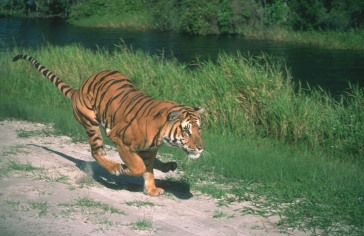
%> input picture tigre.jpg, 364 x 236 px
$ octave KMImageMain.m   (GNU Octave 9; MATLAB toolbox functions it lacks are replaced by stand-ins)
%> lines starting %> are read from the running program, lines starting %| are printed output that depends on the picture
### KMFeatures.m
function F= KMFeatures(I, num_rows, num_cols)
%clear
%clc
    %load('TigerWorkKMFeatures1');
    numberOfPixels=num_rows*num_cols;
    matrixOfFeatures=zeros(numberOfPixels,5);%85904
    pixelCounter=0;
    rowCounter=0;
    for i=1:num_rows
        rowCounter=rowCounter+1;
        colCounter=0;
        for j=1:num_cols
            colCounter=colCounter+1;
            pixelCounter=pixelCounter+1;
            %red
            matrixOfFeatures(pixelCounter,3)=I(i,j,1);
            %green
            matrixOfFeatures(pixelCounter,4)=I(i,j,2);
            %blue
            matrixOfFeatures(pixelCounter,5)=I(i,j,3);
            %x
            matrixOfFeatures(pixelCounter,1)=rowCounter;
            matrixOfFeatures(pixelCounter,2)=colCounter;
        end
    end
    F=matrixOfFeatures;
end

### KMNormalizeMatrix.m
function [N,MV]= KMNormalizeMatrix(Features)
     c=0;
     for i=1:5
        c=c+1;
        sizeFeatures=size(Features,1);
        maxValue(i)=max(Features(:,i));
        for j=1:sizeFeatures
            FeaturesNorm(j,i)=Features(j,i)/maxValue(i);
        end
    end
    N=FeaturesNorm;
    MV=maxValue;
end

### KMWeight.m
function [FW,WC]= KMWeight(FeaturesNorm,W)
    FeaturesWeighted=FeaturesNorm;
    if W>0
        WP= W;
        WC=1-W;
        for i=1:2
            FeaturesWeighted(:,i)=FeaturesNorm(:,i)*WP;
            %maxValueWeighted(i)=max(FeaturesWeighted(i));
            %MaxValueWeighted(:,i)=MaxValue*.75;
        end
        for i=3:5
            FeaturesWeighted(:,i)=FeaturesNorm(:,i)*WC;
            %maxValueWeighted(i)=max(FeaturesWeighted(i));
            %MaxValueWeighted(:,i)=MaxValue*.25;
        end

        FW=FeaturesWeighted;
        WC=WC;
       % MVW=MaxValueWeighted;
    else
        FW=FeaturesNorm;
        WC=1;
    end
end

### KMInitializeCentroids.m
function C= KMInitializeCentroids(FeaturesNorm, K)
    X=size(FeaturesNorm,1);
    aleatorios=randi(X,K,1);
    Centroids=zeros(K,5);
    for i=1:K
        for j=1:5
            Centroids(i,j)=FeaturesNorm(aleatorios(i),j);
        end
    end
    C=Centroids;
end
%tomate1 = 611262 pixeles 10000,300000,600000

### KMAssign.m
function[A]=KMAssign(gesturesD, CentroidsA)
N=size(gesturesD,1);%633
K=size(CentroidsA,1);%8
for i=1:N
    for j=1:K
        %deltas entre cada gesto de la muestra y el centroide
        distances(i,j)= norm(gesturesD(i,:)-CentroidsA(j,:));
    end
    distanceMin= min(distances(i,:));
    %se toma la distancia minima
    assignedCentroidT(i)=max(find(distances(i, :)==distanceMin));
end
%se transpone la matriz para facilitar lectura y comparacion
assignedCentroid= assignedCentroidT';
A=assignedCentroid;
end

### KMeans.m
function [GM,NC]= KMeans(FeaturesNorm, Centroids)
    contador=0;
    Converges=1;
    %se usan los centroides iniciales
    AssignCentroids= KMAssign(FeaturesNorm,Centroids);

    %mientras el algoritmo no converja
    while(Converges~=0)
        %indica cuantas iteraciones se necesitaron
        contador=contador+1;
        disp(contador);
        CentroidsNew= KMCentroidsNew(FeaturesNorm, AssignCentroids, Centroids);
        AssignCentroids2= KMAssign(FeaturesNorm,CentroidsNew);
        Converges= KMConverges(AssignCentroids,AssignCentroids2, CentroidsNew);
        %se mueven los valores nuevos a la matriz principal
        AssignCentroids=AssignCentroids2;
    end
    GM=AssignCentroids2;
    NC=CentroidsNew;

end

### KMCentroidsNew.m
function[B]=KMCentroidsNew(gesturesD, assignedCentroids, Centroids)

    for i=1:size(Centroids,1)%8

        %tomo la muestra en una nueva matriz
        centroidK=gesturesD;
        %la columna 19 es para el centroide
        centroidK(:,19)=assignedCentroids==i;
        %hago un indice para el centroide K
        indK=centroidK(:,19)==1;
        %la matriz AK tiene solo las muestras del centroide K
        AK=centroidK(indK,:);

        for j=1:size(Centroids,2)%18
            %se promedian los centroides nuevos con cada columna de las
            %muestras asignadas
            meanJ(j)=mean(AK(:,j));
            CentroidsNew(i,j)=meanJ(j);
        end

    end
    B=CentroidsNew;
end

### KMImageMain.m
clear
clc
%Código base para su tarea:

%function NI=k_meansIA(k, image, w)

%k es el num de clusters
%image es la imagen a analizar. El nombre deberá recibirse entre apóstrofes 'NombreDeArchivo.tiff '
% Este ser? el peso de la posici?n en x, y.

%k_means(k, 'Tiger1.tiff', 0)
K=input('Number of clusters: ');
%> the answer given: 3
W=input('Weight for the image: ');
%> the answer given: 3
tic;
I1=imread('tigre.jpg');
%> I1 is the input picture: size 236x364x3 uint8; mean R, G, B 98.9, 113.8, 86.7
s=size(I1);
%> s = [236 364 3]
I=zeros(s(1), s(2), s(3));
% Convertir la imagen a modo matriz 3D
I(:,:,1)= I1(:,:,1);
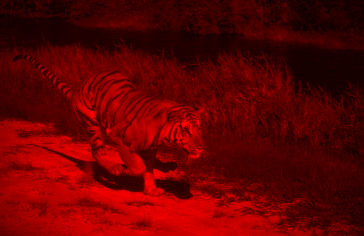
%> I: size 236x364x3 double; mean R, G, B 98.9, 0, 0
I(:,:,2)= I1(:,:,2);
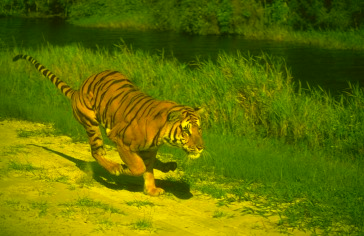
%> I: size 236x364x3 double; mean R, G, B 98.9, 113.8, 0
I(:,:,3)= I1(:,:,3);

s=size(I);
new_image=zeros(s);
num_rows= s(1);
%> num_rows = 236
num_cols=s(2);
%> num_cols = 364
num_elems = num_rows * num_cols;
%> num_elems = 85904

% Crear la matriz de Features
Features = KMFeatures(I, num_rows, num_cols);
%> after the loop in KMFeatures, `for i=1:num_rows`: rowCounter = 236


% normalizar Features
[FeaturesNorm,maxValue]=KMNormalizeMatrix(Features);
%> after the loop in KMNormalizeMatrix, `for i=1:5`: c = 5; maxValue = [236 364 255 249 234]
%> maxValue = [236 364 255 249 234]
%[Feature_Norm] = normalize_matrix(Features);

[FeaturesWeighted,WC] = KMWeight(FeaturesNorm,W);
%> WC = -2

%Inicializar centroides. Elijan k centroides al azar
Centroids= KMInitializeCentroids(FeaturesWeighted, K);
%> after the loop in KMInitializeCentroids, `for i=1:K`: Centroids = [2.54 0.857 -1.68 -1.53 -1.59; 2.28 2.64 -0.463 -0.811 -0.538; 1.27 0.766 -0.894 -0.594 -0.333]
%> in KMInitializeCentroids, `C=Centroids;`: C has the same summary as Centroids
%centroids = init_centroids(Feature_Norm, k);

%K-means
[GroupedMatrix,CentroidsNew]= KMeans(FeaturesWeighted,Centroids);
%> the loop in KMAssign, `for i=1:N` made 85904 passes
%> distanceMin on passes 1 to 3: 1.6, 1.59, 1.59
%> (the run ends here)
